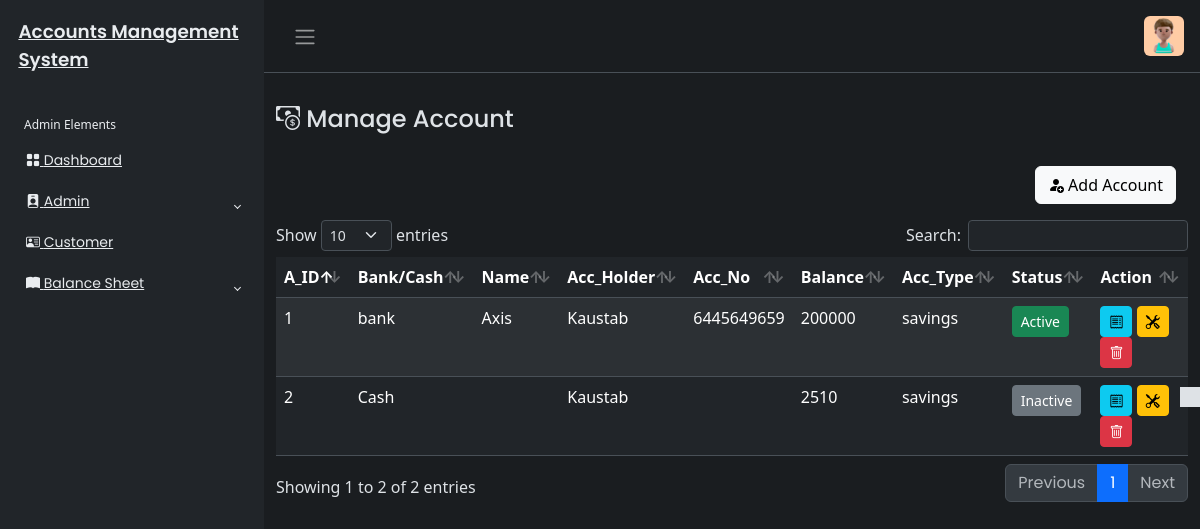
The page /Accounts/account.php (signed in) on the database as committed earlier.
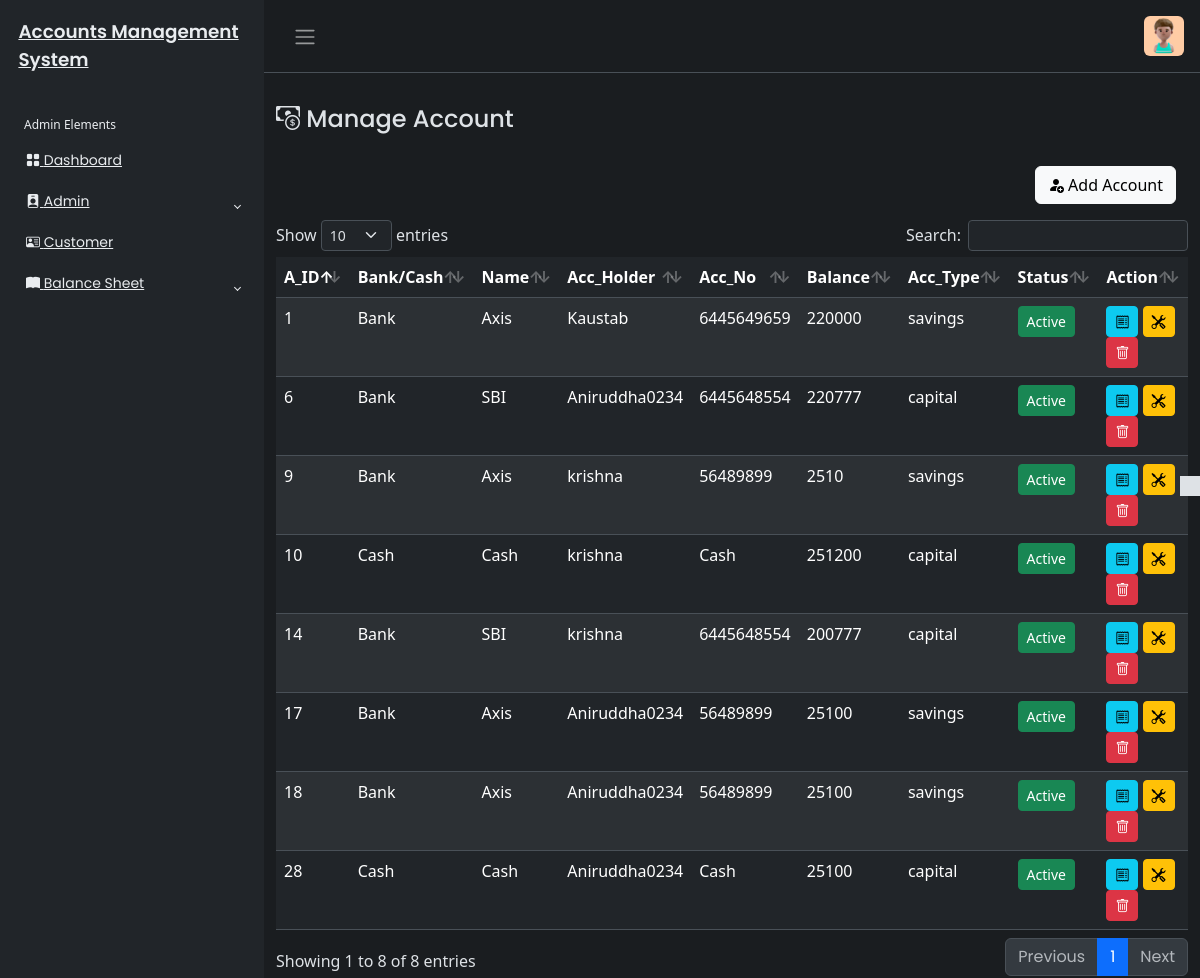
The same page on the database as committed later.
### tables this page shows
CREATE TABLE `account_tbl` (
  `acc_id` int(20) NOT NULL,
  `ab_name` varchar(450) NOT NULL,
  `acc_num` varchar(400) NOT NULL,
  `acc_status` varchar(400) DEFAULT NULL,
  `acc_ammo` varchar(450) NOT NULL,
  `acc_type` varchar(450) NOT NULL,
  `a_type` varchar(450) NOT NULL,
  `created_at` timestamp NOT NULL DEFAULT current_timestamp(),
  `updated_at` timestamp NOT NULL DEFAULT current_timestamp(),
  `u_id` int(20) NOT NULL
);

CREATE TABLE `user_tbl` (
  `u_id` int(20) NOT NULL,
  `u_name` varchar(255) NOT NULL,
  `u_email` varchar(255) DEFAULT NULL,
  `u_phone` varchar(40) NOT NULL,
  `username` varchar(255) NOT NULL,
  `password` varchar(255) NOT NULL,
  `created_at` timestamp NOT NULL DEFAULT current_timestamp(),
  `updated_at` timestamp NOT NULL DEFAULT current_timestamp(),
  `u_status` varchar(400) DEFAULT NULL,
  `role` varchar(255) DEFAULT NULL
);

### Accounts/account.php (the view, shortened to what this page needs)
<?php
include('../includes/header.php');
if(isset($_SESSION['userAuth'])&& $_SESSION['userAuth']!=""){
    include('../includes/sidebar.php');
?>
<main class="mt-3 pt-3">
    <div class="container-fluid">
        <div class="row">
            <div class="col-md-8">
                <h4><i class="bi bi-cash-coin"></i> Manage Account</h4>
                </div>
                <div class="mt-4 px-4">
                    <button type="button" class="btn btn-light float-end" data-bs-toggle="modal" data-bs-target="#accountModal">
                        <i class="bi bi-person-fill-add"></i>
                        Add Account
                    </button>
                </div>
                </div>
                 <?php
                require_once('../config/dbcon.php');
                 try {
                 $query = "SELECT * FROM account_tbl inner join user_tbl on account_tbl.u_id=user_tbl.u_id ORDER BY acc_id";
                 $stmt = $pdo->prepare($query);
                 $stmt->execute();
                 $result = $stmt->fetchAll(PDO::FETCH_ASSOC);
              } catch(PDOException $e) {
                  error_log("Database error: " . $e->getMessage());
                 $result = [];
                 echo "<div class='alert alert-danger'>Unable to load accounts. Please try              again later.</div>";
                 }?>
                 <div class="mt-3">
                    <table id="example" class="table table-striped data-table" style="width: 100%">
                        <thead>
                            <tr>
                                <th>A_ID</th>
                                <th>Bank/Cash</th>
                                <th>Name</th>
                                <th>Acc_Holder</th>
                                <th>Acc_No</th>
                                <th>Balance</th>
                                <th>Acc_Type</th>
                                <th>Status</th>
                                <th>Action</th>
                            </tr>
                        </thead>
                        <tbody>
                            <?php foreach($result as $row2){?>
                                <tr>
                                    <td><?php echo htmlspecialchars ($row2['acc_id']);?></td>
                                    <td><?php echo htmlspecialchars( $row2['a_type']);?></td>
                                    <td><?php echo htmlspecialchars( $row2['ab_name']);?></td>
                                    <td><?php echo htmlspecialchars( $row2['u_name']);?></td>
                                    <td><?php echo htmlspecialchars( $row2['acc_num']);?></td>
                                    <td><?php echo htmlspecialchars( $row2['acc_ammo']);?></td>
                                    <td><?php echo htmlspecialchars( $row2['acc_type']);?></td>
                                    <td>
                                      <a href="toggle_acc.php?id=<?php echo htmlspecialchars($row2['acc_id']); ?>" class="btn btn-sm <?php echo ($row2['acc_status'] == 'active') ? 'btn-success' : 'btn-secondary'; ?>">
                                    <?php echo ($row2['acc_status'] == 'active') ? 'Active' : 'Inactive'; ?>
                                </a>
                                    </td>
                                    <td>
                   <button class="btn btn-info btn-sm viewAcc"
                        data-id="<?php echo htmlspecialchars($row2['acc_id']); ?>"
                        data-atype="<?php echo htmlspecialchars($row2['a_type']); ?>"
                        data-name="<?php echo htmlspecialchars($row2['ab_name']); ?>"
                        data-uid="<?php echo htmlspecialchars($row2['u_id']); ?>"
                        data-uname="<?php echo htmlspecialchars($row2['u_name']); ?>"
                        data-num="<?php echo htmlspecialchars($row2['acc_num']); ?>"
                        data-ammo="<?php echo htmlspecialchars($row2['acc_ammo']); ?>"
                        data-type="<?php echo htmlspecialchars($row2['acc_type']); ?>"
                        data-bs-toggle="modal" data-bs-target="#viewAccModal"><i class="bi bi-receipt"></i></button>
                     <button class="btn btn-warning btn-sm editAcc"
                      data-id="<?php echo htmlspecialchars ($row2['acc_id']); ?>"
                      data-ammo="<?php echo htmlspecialchars ($row2['acc_ammo']); ?>"
                    data-type="<?php echo htmlspecialchars ($row2['acc_type']); ?>"
                    data-uid="<?php echo htmlspecialchars ($row2['u_id']); ?>"
                      data-atype="<?php echo htmlspecialchars ($row2['a_type']); ?>"
                     data-num="<?php echo isset($row2['acc_num'])? htmlspecialchars ($row2['acc_num']):''; ?>"
                     data-name="<?php echo isset($row2['ab_name']) ? htmlspecialchars ($row2['ab_name']): ''; ?>"
                      data-bs-toggle="modal" data-bs-target="#editAccModal"><i class="bi bi-tools"></i></button>
                     <button class="btn btn-danger btn-sm deleteAcc" data-id="<?php echo htmlspecialchars ($row2['acc_id']);?>" data-bs-toggle="modal" data-bs-target="#deleteAccModal"><i class="bi bi-trash"></i></button>
                    </td>
                                </tr>
                                <?php }?>
                        </tbody>
                        </table>
                 </div>
    </div>
    </div>
</div>
<?php
include('../includes/footer.php'); ?>
<?php
  }else{
echo '<script>
alert("Not Authorised!");
window.location.href = "../index.php";
</script>';
 }
?>

### includes/header.php (shortened to what this page needs)
<!DOCTYPE html>
<html lang="en" data-bs-theme="dark">
<head>
    <link rel="stylesheet" href="https://cdn.jsdelivr.net/npm/bootstrap@5.3.0-alpha2/dist/css/bootstrap.min.css">
    <link rel="stylesheet" href="https://cdn.jsdelivr.net/npm/bootstrap-icons@1.11.3/font/bootstrap-icons.min.css">
    <link rel="stylesheet" href="../css/style.css">
    <link rel="stylesheet" href="https://code.jquery.com/ui/1.14.1/themes/base/jquery-ui.css">
    <link rel="stylesheet" href="../css/dataTables.bootstrap5.min.css">
    <link href="https://cdn.jsdelivr.net/npm/bootstrap@5.3.3/dist/css/bootstrap.min.css" rel="stylesheet">
</head>
<body>
    <div class="wrapper">
        <aside id="sidebar" class="js-sidebar">

### includes/sidebar.php (shortened to what this page needs)
    <div class="h-100">
        <div class="sidebar-logo">
            <a href="#">Accounts Management System</a>
        </div>
        <ul class="sidebar-nav">
            <li class="sidebar-header">
                Admin Elements
            </li>
            <li class="sidebar-item">
                <a href="../Dashboard/dashboard.php" class="sidebar-link">
                    <i class="bi bi-grid-fill"></i>
                    Dashboard
                </a>
            </li>
            <li class="sidebar-item">
                <a href="#" class="sidebar-link collapsed" data-bs-target="#pages1" data-bs-toggle="collapse"
                    aria-expanded="false"><i class="bi bi-person-badge-fill"></i>
                    Admin
                </a>
            </li>
            <li class="sidebar-item">
                <a href="../Customer/customer.php" class="sidebar-link">
                   <i class="bi bi-person-vcard"></i>
                    Customer
                </a>
            </li>
            <li class="sidebar-item">
                <a href="#" class="sidebar-link collapsed" data-bs-target="#pages" data-bs-toggle="collapse"
                    aria-expanded="false"><i class="bi bi-book-fill"></i>
                    Balance Sheet
                </a>
            </li>
                        </ul>
    </div>
</aside>
<div class="main">
    <nav class="navbar navbar-expand px-3 border-bottom">
        <button class="btn" id="sidebar-toggle" type="button">
            <span class="navbar-toggler-icon"></span>
        </button>
        <div class="navbar-collapse navbar">
            <ul class="navbar-nav">
                <li class="nav-item dropdown">
                    <a href="#" data-bs-toggle="dropdown" class="nav-icon pe-md-0">
                        <img src="../Assets/profile.jpg" class="avatar img-fluid rounded" alt="">
                    </a>
                </li>
            </ul>
        </div>
    </nav>

### includes/theme.php (shortened to what this page needs)
<a href="#" class="theme-toggle">
                <i class="fa-regular fa-sun"></i>
            </a>

### includes/footer.php (shortened to what this page needs)
<?php
include('theme.php')
?>
</body>
</html>

### css/style.css (style rules this page uses)
body { font-family: "Poppins", sans-serif; font-size: 0.875rem; opacity: 1; overflow-y: scroll; margin: 0; }
a { cursor: pointer; text-decoration: none; font-family: "Poppins", sans-serif; }
li { list-style: none; }
h4 { font-family: "Poppins", sans-serif; font-size: 1.275rem; color: var(--bs-emphasis-color); }
.wrapper { align-items: stretch; display: flex; width: 100%; }
#sidebar { max-width: 264px; min-width: 264px; background: var(--bs-dark); transition: all 0.35s ease-in-out; }
.main { display: flex; flex-direction: column; min-height: 100vh; min-width: 0; overflow: hidden; transition: all 0.35s ease-in-out; width: 100%; background: var(--bs-dark-bg-subtle); }
.sidebar-logo { padding: 1.15rem; }
.sidebar-logo a { color: #e9ecef; font-size: 1.15rem; font-weight: 600; }
.sidebar-nav { list-style: none; margin-bottom: 0; padding-left: 0; margin-left: 0; }
.sidebar-header { color: #e9ecef; font-size: 0.75rem; padding: 1.5rem 1.5rem 0.375rem; }
a.sidebar-link { padding: 0.625rem 1.625rem; color: #e9ecef; position: relative; display: block; font-size: 0.875rem; }
.sidebar-link[data-bs-toggle="collapse"]::after { border: solid; border-width: 0 0.075rem 0.075rem 0; content: ""; display: inline-block; padding: 2px; position: absolute; right: 1.5rem; top: 1.4rem; transform: rotate(-135deg); transition: all 0.2s ease-out; }
.sidebar-link[data-bs-toggle="collapse"].collapsed::after { transform: rotate(45deg); transition: all 0.2s ease-out; }
.avatar { height: 40px; width: 40px; }
.navbar-expand .navbar-nav { margin-left: auto; }
.theme-toggle { position: fixed; top: 50%; transform: translateY(-65%); text-align: center; z-index: 10; right: 0; left: auto; border: none; background-color: var(--bs-body-color); }
html[data-bs-theme="dark"] .theme-toggle .fa-sun, html[data-bs-theme="light"] .theme-toggle .fa-moon { cursor: pointer; padding: 10px; display: block; font-size: 1.25rem; color: #fff; }

Rows that differ between the two databases and show on the page:
removed account_tbl: acc_id "2", a_type "Cash", u.u_name "Kaustab", acc_ammo "2510", acc_type "savings", shows "Inactive"
changed account_tbl "Kaustab": a_type "bank" → "Bank"; acc_ammo "200000" → "220000"
added account_tbl: acc_id "6", a_type "Bank", ab_name "SBI", u.u_name "Aniruddha0234", acc_num "6445648554", acc_ammo "220777", acc_type "capital", acc_status "Active"
added account_tbl: acc_id "9", a_type "Bank", ab_name "Axis", u.u_name "krishna", acc_num "56489899", acc_ammo "2510", acc_type "savings", acc_status "Active"
added account_tbl: acc_id "10", a_type "Cash", ab_name "Cash", u.u_name "krishna", acc_num "Cash", acc_ammo "251200", acc_type "capital", acc_status "Active"
added account_tbl: acc_id "14", a_type "Bank", ab_name "SBI", u.u_name "krishna", acc_num "6445648554", acc_ammo "200777", acc_type "capital", acc_status "Active"
added account_tbl: acc_id "17", a_type "Bank", ab_name "Axis", u.u_name "Aniruddha0234", acc_num "56489899", acc_ammo "25100", acc_type "savings", acc_status "Active"
added account_tbl: acc_id "18", a_type "Bank", ab_name "Axis", u.u_name "Aniruddha0234", acc_num "56489899", acc_ammo "25100", acc_type "savings", acc_status "Active"
added account_tbl: acc_id "28", a_type "Cash", ab_name "Cash", u.u_name "Aniruddha0234", acc_num "Cash", acc_ammo "25100", acc_type "capital", acc_status "Active"
Other text that changed with them:
text written by a page script: "Show entries Search: Showing 1 to 2 of 2 entries Previous 1 Next" → "Show entries Search: Showing 1 to 8 of 8 entries Previous 1 Next"
